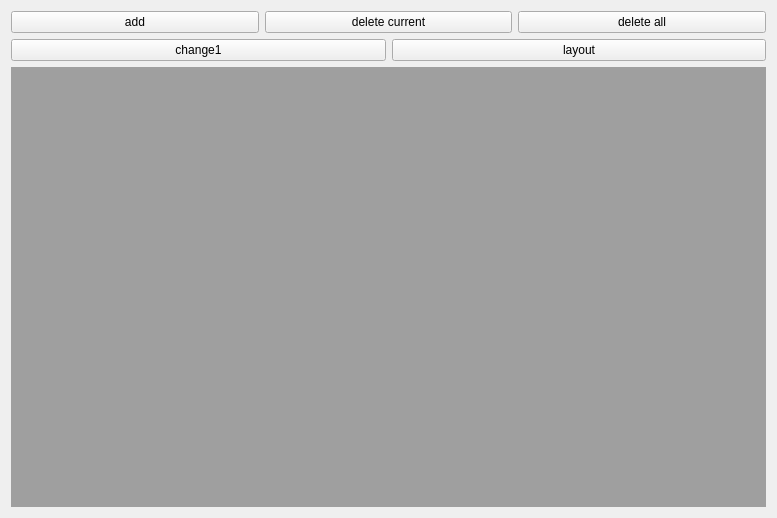
<?xml version="1.0" encoding="UTF-8"?>
<ui version="4.0">
 <class>MainWindow</class>
 <widget class="QMainWindow" name="MainWindow">
  <property name="geometry">
   <rect>
    <x>0</x>
    <y>0</y>
    <width>777</width>
    <height>518</height>
   </rect>
  </property>
  <property name="windowTitle">
   <string>MainWindow</string>
  </property>
  <widget class="QWidget" name="centralWidget">
   <layout class="QVBoxLayout" name="verticalLayout">
    <item>
     <layout class="QHBoxLayout" name="horizontalLayout">
      <item>
       <widget class="QPushButton" name="pushButton">
        <property name="text">
         <string>add</string>
        </property>
       </widget>
      </item>
      <item>
       <widget class="QPushButton" name="pushButton_deletecurrent">
        <property name="text">
         <string>delete current</string>
        </property>
       </widget>
      </item>
      <item>
       <widget class="QPushButton" name="pushButton_deleteall">
        <property name="text">
         <string>delete all</string>
        </property>
       </widget>
      </item>
     </layout>
    </item>
    <item>
     <layout class="QHBoxLayout" name="horizontalLayout_2">
      <item>
       <widget class="QPushButton" name="pushButton_change1">
        <property name="text">
         <string>change1</string>
        </property>
       </widget>
      </item>
      <item>
       <widget class="QPushButton" name="pushButton_change2">
        <property name="text">
         <string>layout</string>
        </property>
       </widget>
      </item>
     </layout>
    </item>
    <item>
     <widget class="QMdiArea" name="mdiArea"/>
    </item>
   </layout>
  </widget>
 </widget>
 <layoutdefault spacing="6" margin="11"/>
 <resources/>
 <connections/>
</ui>
